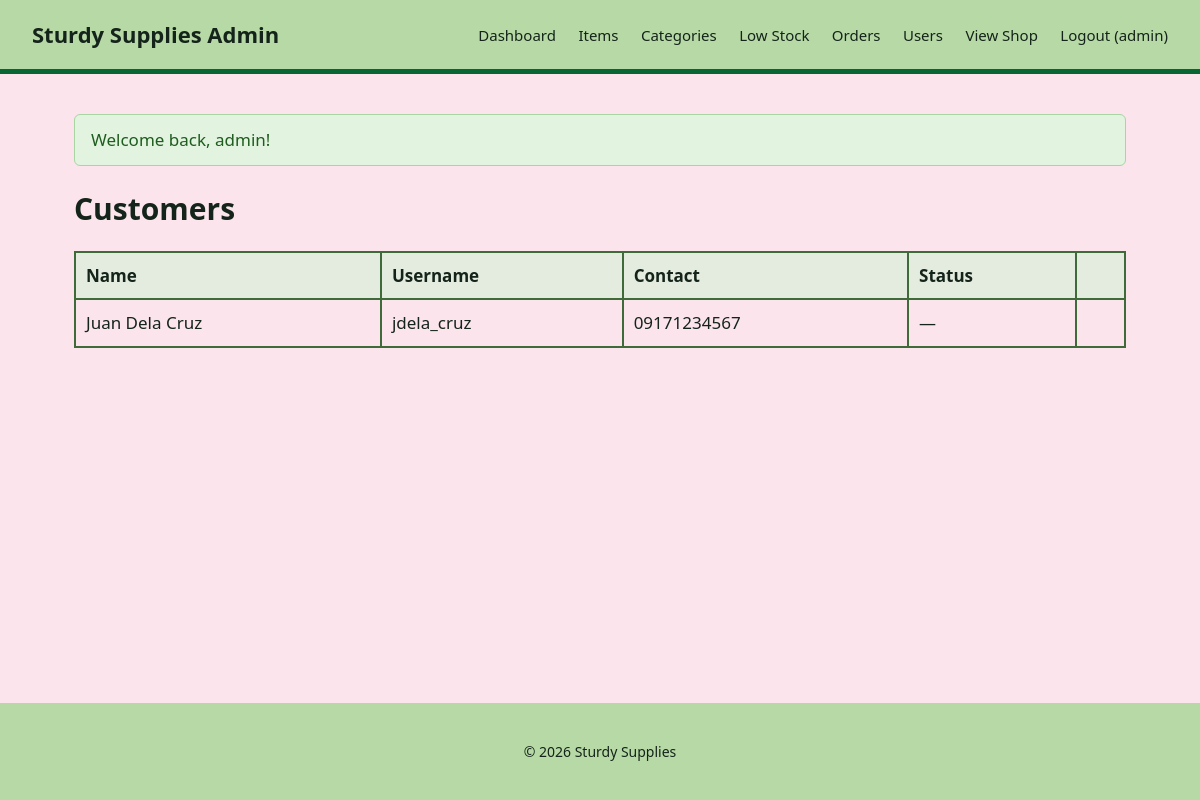
The page /admin/users.php (signed in) on the database its author committed.
### tables this page shows
CREATE TABLE customer (
  customer_id  INT AUTO_INCREMENT PRIMARY KEY,
  user_id      INT NOT NULL UNIQUE,
  fname        VARCHAR(45) NOT NULL,
  lname        VARCHAR(45) NOT NULL,
  address      VARCHAR(150) NOT NULL,
  contact      VARCHAR(11) NOT NULL,
  CONSTRAINT fk_customer_user
    FOREIGN KEY (user_id) REFERENCES users(user_id)
    ON DELETE CASCADE
);

CREATE TABLE users (
  user_id          INT AUTO_INCREMENT PRIMARY KEY,
  username         VARCHAR(50) NOT NULL UNIQUE,
  password         VARCHAR(255) NOT NULL,
  role             ENUM('admin', 'customer') NOT NULL DEFAULT 'customer',
  reset_requested  TINYINT(1) NOT NULL DEFAULT 0,
  created_at       TIMESTAMP NOT NULL DEFAULT CURRENT_TIMESTAMP
);

### admin/users.php (the view, shortened to what this page needs)
<?php
include('../includes/config.php');
include('../includes/alert.php');
$result = mysqli_query($conn, "
    SELECT u.user_id, u.username, u.reset_requested, c.fname, c.lname, c.address, c.contact
    FROM users u
    JOIN customer c ON c.user_id = u.user_id
    WHERE u.role = 'customer'
    ORDER BY u.reset_requested DESC, c.lname
");
include('../includes/admin_header.php');
?>
<h1>Customers</h1>
<table class="cart-table">
  <tr><th>Name</th><th>Username</th><th>Contact</th><th>Status</th><th></th></tr>
  <?php while ($user = mysqli_fetch_assoc($result)): ?>
    <tr>
      <td><?= htmlspecialchars($user['fname'] . ' ' . $user['lname']) ?></td>
      <td><?= htmlspecialchars($user['username']) ?></td>
      <td><?= htmlspecialchars($user['contact']) ?></td>
      <td><?= $user['reset_requested'] ? '🔑 Reset Requested' : '—' ?></td>
      <td>
      </td>
    </tr>
  <?php endwhile; ?>
</table>
<?php include('../includes/footer.php'); ?>

### assets/css/style.css (style rules this page uses)
:root { --teal-dark: #0C343C; --green-mid: #076633; --lime: #C5DF2A; --bg: #fbe4ec; --card-bg: #ffffff; --border-green: #3f6b3a; --text-dark: #14241a; --header-bg: #b7d9a6; }
* { box-sizing: border-box; }
body { font-family: 'Segoe UI', Arial, sans-serif; margin: 0; color: var(--text-dark); background: var(--bg); font-size: 17px; line-height: 1.5; min-height: 100vh; display: flex; flex-direction: column; }
h1 { font-size: 30px; margin-bottom: 20px; }
.cart-table { width: 100%; border-collapse: collapse; margin: 18px 0; }
.cart-table th, .cart-table td { border: 2px solid var(--border-green); padding: 10px; text-align: left; }
.cart-table th { background: #e4ecdf; }

### rows shown on the page
customer: fname+lname "Juan Dela Cruz", user.username "jdela_cruz", contact "09171234567"

### other values the page prints
$_SESSION['username'] "admin"
$message "Welcome back, admin!"
